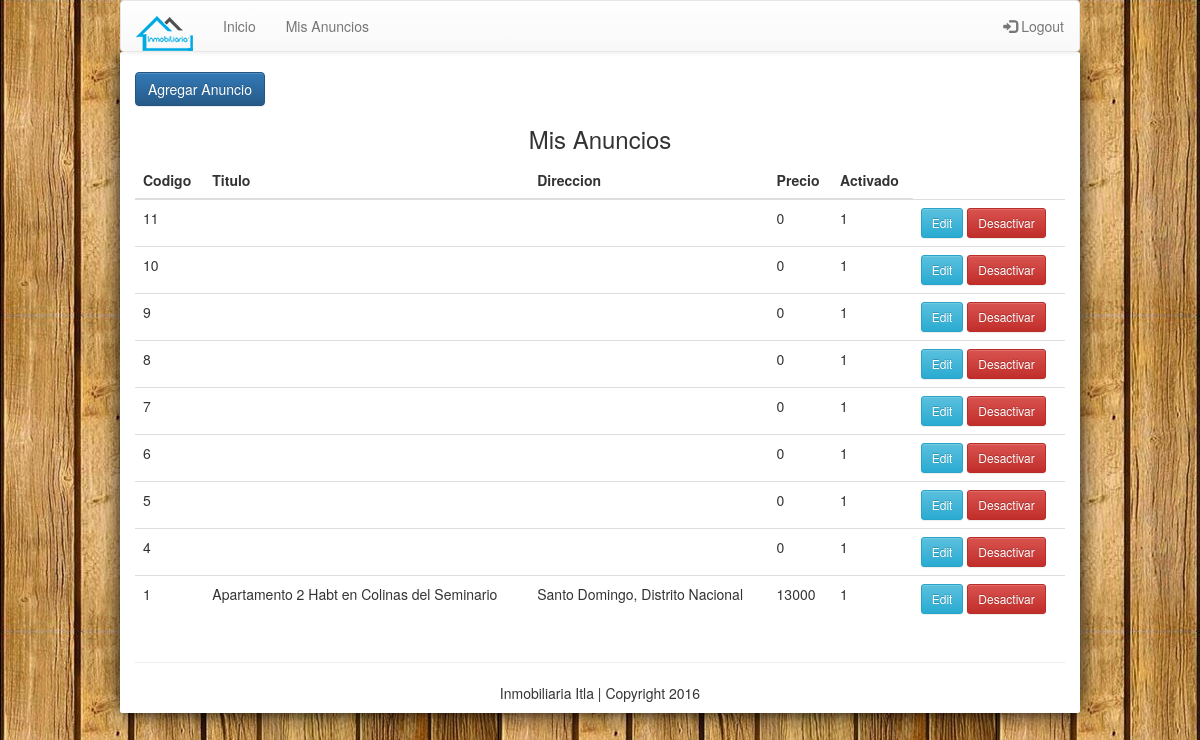
The page /index.php/perfil (signed in) on the database its author committed.
### tables this page shows
CREATE TABLE `anuncio` (
  `id` int(11) NOT NULL,
  `titulo` varchar(100) NOT NULL,
  `direccion` varchar(300) NOT NULL,
  `precio` int(11) NOT NULL,
  `id_accion` int(11) NOT NULL,
  `descripcion` text NOT NULL,
  `ubicacion` varchar(300) NOT NULL,
  `id_tipo` int(11) NOT NULL,
  `id_usuario` int(11) NOT NULL,
  `activo` tinyint(1) NOT NULL DEFAULT '1'
);

### application/core/MY_Loader.php (called while the page is built)
<?php
class MY_Loader extends CI_Loader {
    public function template($template_name, $vars = array(), $return = FALSE)
    {
        if($return):
        $content  = $this->view('templates/header', $vars, $return);
        $content .= $this->view($template_name, $vars, $return);
        $content .= $this->view('templates/footer', $vars, $return);
        return $content;
    else:
        $this->view('templates/header', $vars);
        $this->view($template_name, $vars);
        $this->view('templates/footer', $vars);
    endif;
    }
}

### application/controllers/Perfil.php (called while the page is built, shortened)
<?php
class Perfil extends CI_Controller{
  public function __construct()
  {
    $this->load->model('Perfil_model');
  }
  function index()
  {
    $data['anuncios'] = $this->Perfil_model->listarAnuncios($_SESSION['id_usuario']);
    $this->load->template('inmobiliaria/perfil', $data);
  }
}

### index.php (called while the page is built, shortened)
<?php
require_once BASEPATH.'core/CodeIgniter.php';

### application/models/Perfil_model.php (called while the page is built, shortened)
<?php
class Perfil_model extends CI_Model{
  function listarAnuncios($usuario_id){
    $query = $this->db->query("SELECT * from anuncio where id_usuario = $usuario_id ORDER BY id desc");
    return $query->result();
  }
}

### application/views/inmobiliaria/perfil.php (the view)
<a class="btn btn-primary" href="<?php echo base_url('perfil/anuncio') ?>">Agregar Anuncio</a>
<div class="text-center"><h3>Mis Anuncios</h3></div>
<div class="row">
  <div class="col col-sm-12">
    <table class="table">
      <thead>
        <tr>
          <th>Codigo</th>
          <th>Titulo</th>
          <th>Direccion</th>
          <th>Precio</th>
          <th>Activado</th>
        </tr>
      </thead>
      <tbody>
        <?php
          if(isset($anuncios)){
            foreach($anuncios as $anuncio){
              $linkEdit = base_url("/perfil/anuncio/?id={$anuncio->id}");
              $linkDelete = base_url("/perfil/desactivar_activar/?id={$anuncio->id}&activo={$anuncio->activo}");
              echo "<tr>";
                echo "<td>{$anuncio->id}</td>";
                echo "<td>{$anuncio->titulo}</td>";
                echo "<td>{$anuncio->direccion}</td>";
                echo "<td>{$anuncio->precio}</td>";
                echo "<td>{$anuncio->activo}</td>";
              echo "<td
              ><a href='{$linkEdit}' class='btn btn-info btn-sm'>Edit</a>";
              if($anuncio->activo == 1){echo "
              <a href='{$linkDelete}' onclick='return confirm(\"Seguro?\");' class='btn btn-danger btn-sm'>Desactivar</a>
                    </td>
              </tr>";
            }else{ echo "
                <a href='{$linkDelete}' onclick='return confirm(\"Seguro?\");' class='btn btn-success btn-sm'>Activar</a>
                      </td>
                </tr>";
              }
            }
          }
         ?>
      </tbody>
    </table>
  </div>
</div>

### application/views/templates/header.php (shortened to what this page needs)
<!DOCTYPE html>
<html>
  <head>
    <link rel="stylesheet" href="<?php echo base_url('css/custom.css') ?>">
    <link rel="stylesheet" href="https://maxcdn.bootstrapcdn.com/bootstrap/3.3.7/css/bootstrap.min.css">
    <link rel="stylesheet" href="https://maxcdn.bootstrapcdn.com/bootstrap/3.3.7/css/bootstrap-theme.min.css">
  </head>
  <body data-spy="spyscroll" data-target=".nav" background="<?php echo base_url('images/fondo.jpg') ?>">
    <nav class="navbar navbar-default" style="width:80%; margin:auto">
       <div class="container-fluid">
         <div class="navbar-header">
           <a class="navbar-brand" href="<?php echo base_url('inmobiliaria') ?>"><img src="<?php echo base_url('images/logo.png') ?>"></a>
         </div>
         <ul class="nav navbar-nav">
           <li><a href="<?php echo base_url('inmobiliaria') ?>">Inicio</a></li>
           <?php if(isset($_SESSION['usuario'])){
           echo "<li><a href=" . base_url('perfil') .">Mis Anuncios</a></li>"; }?>
         </ul>
         <ul class="nav navbar-nav navbar-right">
           <?php
               if(!isset($_SESSION['usuario'])){
                   echo '<li><a href="#" data-toggle="modal" data-target="#login-modal"><span class="glyphicon glyphicon-log-in"></span> Login</a></li>';
               }else{
                   echo '<li><a href="' .
                        base_url("seguridad/logout") .
                        '"><span class="glyphicon glyphicon-log-in"></span> Logout</a></li>';
               }
           ?>
         </ul>
       </div>
     </nav>
     <div class="container" style="width: 80%; margin:auto; background:white">

### application/views/templates/footer.php
<hr></hr>
   <div class="text-center"><p>Inmobiliaria Itla | Copyright 2016</p></div>
</div>
</body>
</html>

### css/custom.css (style rules this page uses)
.container { background: #fff; box-shadow: 0 0 20px #000; border-radius: 2px; margin-top:20px; padding: 20px 20px 0 20px; }

### rows shown on the page
anuncio: id "11", precio "0", activo "1"
anuncio: id "10", precio "0", activo "1"
anuncio: id "9", precio "0", activo "1"
anuncio: id "8", precio "0", activo "1"
anuncio: id "7", precio "0", activo "1"
anuncio: id "6", precio "0", activo "1"
anuncio: id "5", precio "0", activo "1"
anuncio: id "4", precio "0", activo "1"
anuncio: id "1", titulo "Apartamento 2 Habt en Colinas del Seminario", direccion "Santo Domingo, Distrito Nacional", precio "13000", activo "1"
